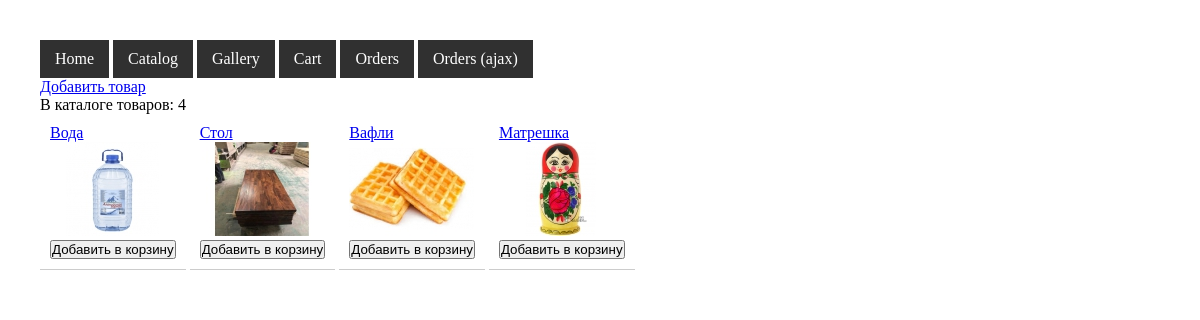
The app's page /product (signed in) with its own data.
### tables this page shows
CREATE TABLE `menu` (
  `id` int(11) NOT NULL,
  `parent_id` int(11) DEFAULT NULL,
  `text` text DEFAULT NULL,
  `href` text DEFAULT NULL,
  `order` int(11) NOT NULL DEFAULT 0
);

CREATE TABLE `product` (
  `id` int(11) NOT NULL,
  `name` text NOT NULL,
  `description` longtext DEFAULT '',
  `cost` decimal(10,5) NOT NULL DEFAULT 0.00000,
  `views` int(11) NOT NULL DEFAULT 0
);

CREATE TABLE `image` (
  `id` int(11) NOT NULL,
  `originalfile` text NOT NULL,
  `previewfile` text NOT NULL,
  `views` int(11) NOT NULL DEFAULT 0
);

### engine/db.php (called while the page is built, shortened)
<?php
function dbConnect()
{
  static $link;
  if (!isset($link) || mysqli_ping($link) === false) {
    $link = mysqli_connect(DB_HOST, DB_USER, DB_PASSWORD, DB_BASE);
    mysqli_set_charset($link, "utf8");
  }
  return $link;
}
function dbQueryAll($query)
{
  return mysqli_fetch_all(mysqli_query(dbConnect(), $query), MYSQLI_ASSOC);
}
function dbQueryOne($query)
{
  return mysqli_fetch_all(mysqli_query(dbConnect(), $query), MYSQLI_ASSOC)[0];
}

### engine/menu.php (called while the page is built, shortened)
<?php
require_once ENGINE_DIR . "db.php";
function getMenuItems(): array
{
  $query = "SELECT * FROM `menu` WHERE `parent_id` IS NULL";
  return dbQueryAll($query);
}

### engine/product.php (called while the page is built, shortened)
<?php
require_once ENGINE_DIR . "db.php";
function getAllProducts()
{
  $query = "SELECT * FROM `product` ORDER BY `views` DESC, `id` DESC";
  return dbQueryAll($query);
}
function getProductImages($productId)
{
  $id = (int) $productId;
  $query = "SELECT * FROM `image` WHERE `id` in (SELECT `image_id` FROM `product_image` WHERE `product_id` = {$id}) ORDER BY `views` DESC";
  return dbQueryAll($query);
}

### engine/session.php (called while the page is built, shortened)
<?php
function session_get($name)
{
  return $_SESSION[$name];
}

### engine/user.php (called while the page is built, shortened)
<?php
require_once ENGINE_DIR . "db.php";
function getUserById($id)
{
  $userId = (int) $id;
  $query = "SELECT * FROM `user` WHERE `id` = {$userId}";
  return dbQueryOne($query);
}
function getUserRoles($id)
{
  $userId = (int) $id;
  $query = "SELECT * FROM `user_role` WHERE `user_id` = {$userId}";
  return dbQueryAll($query);
}
function userIsEditor($id)
{
  $roles = array_map(
    function ($role) {
      return $role["role"];
    },
    getUserRoles($id)
  );
  return count(array_intersect($roles, EDITOR_ROLES)) > 0;
}

### engine/render.php (called while the page is built, shortened)
<?php
function render(
  string $template,
  array $params = [],
  $useLayout = true
) {
  $content = renderTemplate($template, $params);
  if ($useLayout) {
    $header = $params["header"] ?? "";
    $footer = $params["footer"] ?? "";
    $menu = isset($params["menu"]) ? renderTemplate("menu/index", ["menu" => $params["menu"]]) : "";
    $content = renderTemplate('layout', compact("content", "menu", "header", "footer"));
  }
  return $content;
}
function renderTemplate(string $template, array $params = [])
{
  extract($params);
  include VIEWS_DIR . "{$template}.php";
  return ob_get_clean();
}

### views/product/index.php (the view, shortened to what this page needs)
<?php if ($user["editor"] ?? false) : ?>
  <div>
    <a href="/product/add">Добавить товар</a>
  </div>
<?php endif; ?>
<div>В каталоге товаров: <?= count($products) ?></div>
<div class='catalog'>
  <?php foreach ($products as $product) : ?>
    <div class='catalog__item'>
      <div>
        <a class='catalog__item__link' href='/product/view?id=<?= $product['id'] ?>'>
          <?= $product['name'] ?>
        </a>
      </div>
      <div>
        <?php if (isset($product["images"])) : ?>
          <a class='catalog__item__link' href='/product/view?id=<?= $product['id'] ?>'>
            <img class='product__image-preview' src='<?= array_shift($product['images'])['previewfile'] ?>'>
          </a>
        <?php endif; ?>
      </div>
      <form action="/cart/action" method="POST">
        <input class='catalog__item__link' type="submit" value="Добавить в корзину" />
      </form>
    </div>
  <?php endforeach; ?>
</div>

### public/index.php (shortened to what this page needs)
<?php
if (!$requestUri = preg_replace(['#^/#', "#[?].*#"], "", $_SERVER['REQUEST_URI'])) {
    $requestUri = 'auth';
}
$parts = explode("/", $requestUri);
$page = $parts[0];
$action = $parts[1] ?? "index";
$scriptName = PAGES_DIR . $page . "/" . $action . ".php";
$menu = getMenuItems();
$user = getUserById(session_get("user_id"));
$user["editor"] = userIsEditor($user["id"]);
if (file_exists($scriptName)) {
    include $scriptName;
} else {
    echo "Такой страницы нет!";
}

### pages/product/index.php
<?php
$products = getAllProducts();
if (isset($_SESSION["user_id"])) {
  $products = getAllProducts();
  foreach ($products as $productIndex => $product) {
    $images = getProductImages($product["id"]);
    if ($images) {
      $products[$productIndex]["images"] = $images;
    }
  }
  echo render("product/index", compact("menu", "products", "user"));
} else {
  redirect("/auth/login");
}

### views/menu/index.php
<ul class="menu">
  <?php foreach ($menu as $menuItem) : ?>
    <li class="menu__item">
      <a href="<?= $menuItem["href"] ?>"><?= $menuItem["text"] ?></a>
    </li>
  <?php endforeach; ?>
</ul>

### views/layout.php (shortened to what this page needs)
<!doctype html>
<html lang="en">
<head>
  <link rel="stylesheet" media="all" href="/css/style.css">
</head>
<body>
  <nav><?= $menu ?></nav>
  <?= $content ?>
</body>
</html>

### public/css/style.css (style rules this page uses)
* { padding: 0; margin: 0; }
body { padding: 40px; }
ul.menu { list-style: none; display: inline-block; }
li.menu__item { display: inline-block; background-color: rgb(48, 48, 48); padding: 10px 15px; }
li.menu__item a { color: #fff; text-decoration: none; }
.catalog__item { display: inline-block; border-bottom: 1px solid #ccc; padding: 10px; }
.catalog__item__link { display: inline-block; }

### records on screen
menu: text "Home"
menu: text "Catalog"
menu: text "Gallery"
menu: text "Cart"
menu: text "Orders"
menu: text "Orders (ajax)"
product: name "Вода", image.previewfile (picture)
product: name "Стол", image.previewfile (picture)
product: name "Вафли", image.previewfile (picture)
product: name "Матрешка", image.previewfile (picture)

### other values on screen
count($products) "4"
